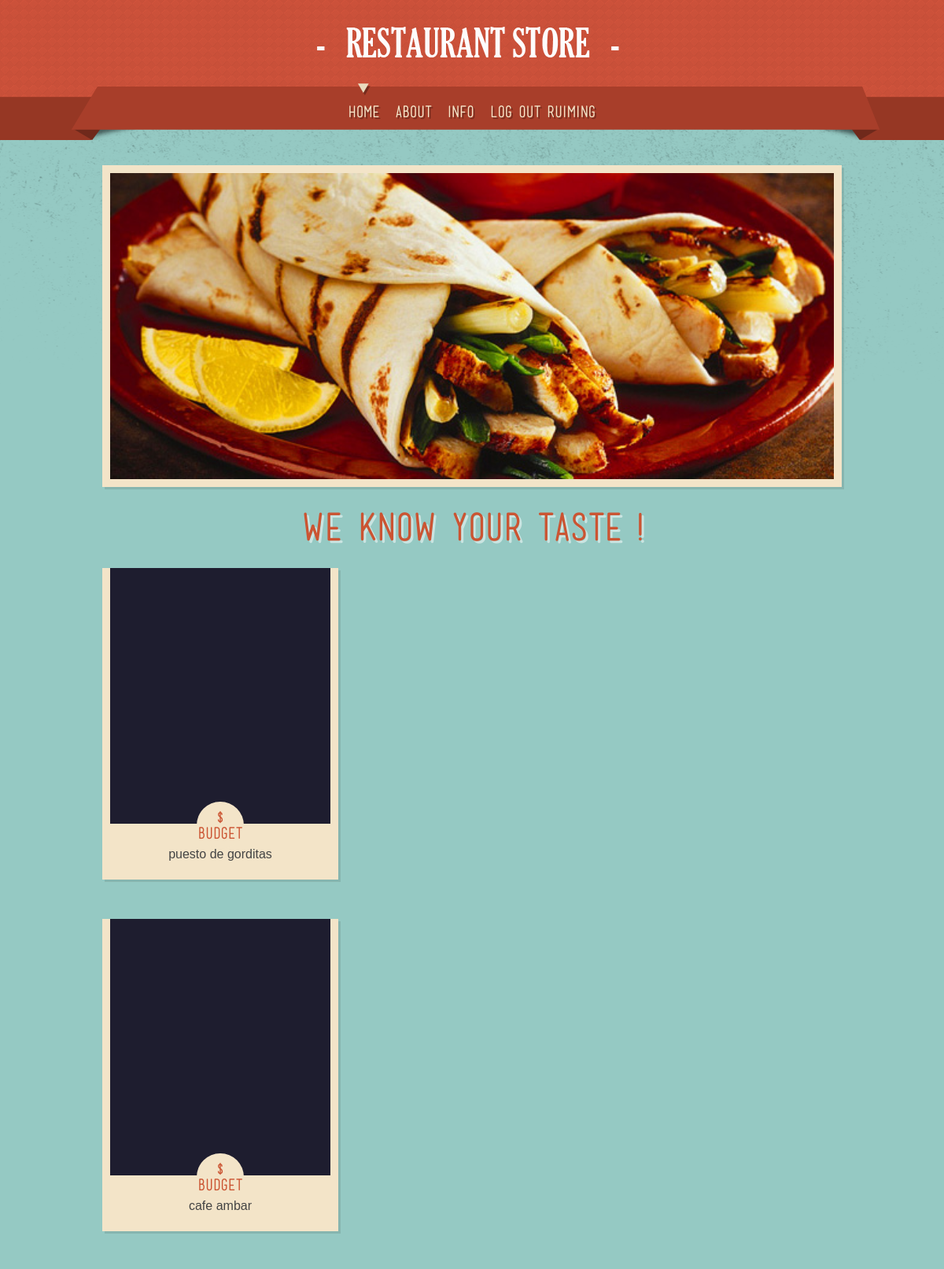
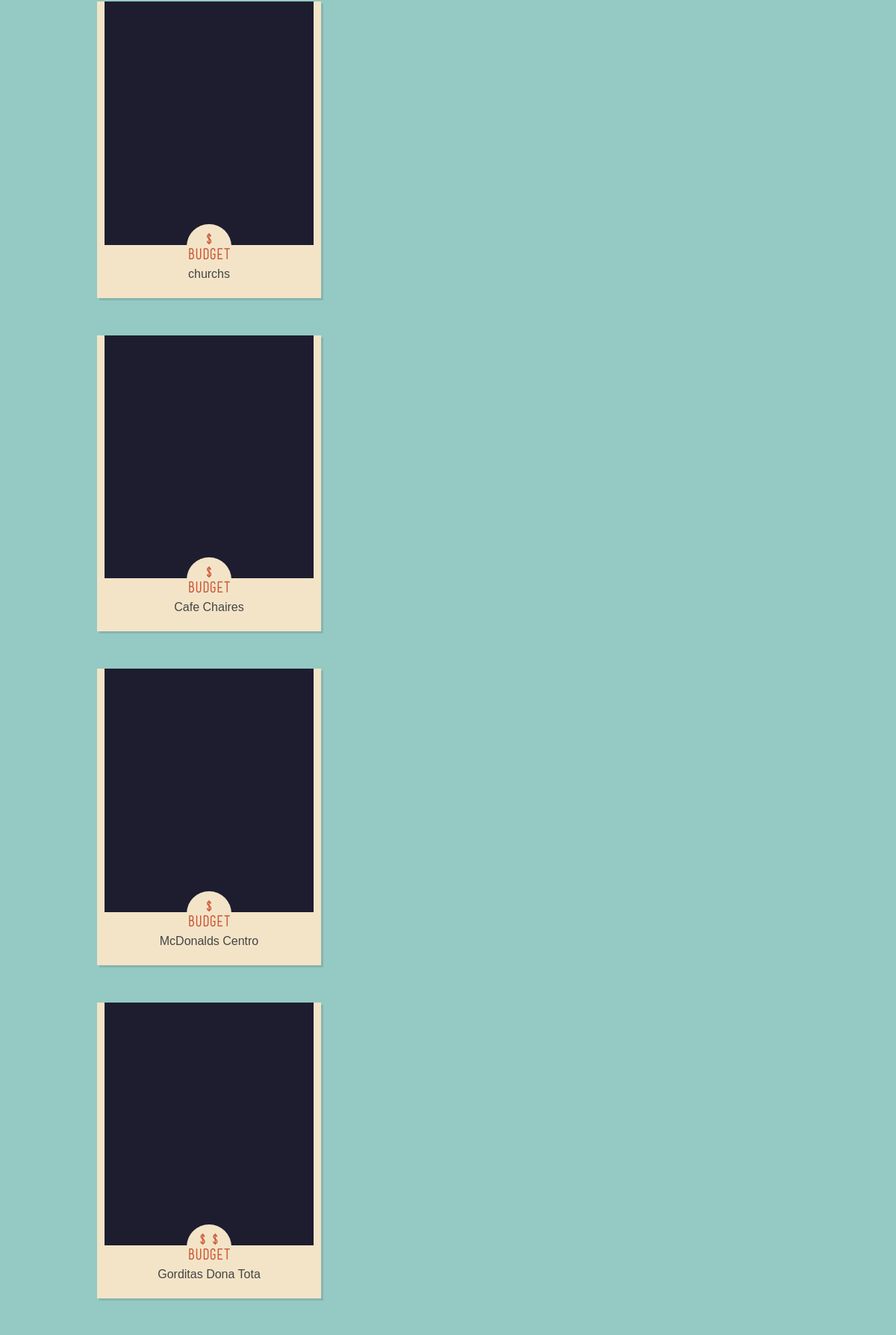
Page /index/ (signed in, upper part) on the committed database (2 pictures, top to bottom).
### food/models.py (models this page shows)
class Geoplace(models.Model):
    placeID = models.IntegerField(verbose_name="place_id")
    latitude = models.FloatField(verbose_name="latitude")
    longitude = models.FloatField(verbose_name="longitude")
    the_geom_meter = models.CharField(max_length=50, verbose_name="geom_meter")
    name = models.CharField(max_length=50, verbose_name="name")
    address = models.CharField(max_length=50, verbose_name="address")
    city = models.CharField(max_length=10, verbose_name="city")
    state = models.CharField(max_length=10, verbose_name="state")
    country = models.CharField(max_length=10, verbose_name="country")
    fax = models.IntegerField(verbose_name="fax")
    zip = models.IntegerField(verbose_name="zip")
    alcohol = models.CharField(max_length=20, verbose_name="alcohol")
    smoking_area = models.CharField(max_length=30, verbose_name="smoking")
    dress_code = models.CharField(max_length=10, verbose_name="dress code")
    accessibility = models.CharField(max_length=30, verbose_name="accessibility")
    price = models.CharField(max_length=10, verbose_name="price")
    url = models.CharField(max_length=100, verbose_name="url")
    Rambience = models.CharField(max_length=10, verbose_name="rambience")
    franchise = models.CharField(max_length=1, verbose_name="franchise")
    area = models.CharField(max_length=10, verbose_name="area")
    other_services = models.CharField(max_length=10, verbose_name="otherservices")

### food/views.py (the view)
# urls.py: url(r'^index/', views.getMainPage),
def getMainPage(request):
    if not request.user.is_authenticated():
        restaurants = Geoplace.objects.all()
        recent = restaurants[0:15]
        for res in recent:
            res.price = getBudgetSymbol(res.price)
    else:
        restaurants = Geoplace.objects.all()
        recent = restaurants[0:15]
        for res in recent:
            res.price = getBudgetSymbol(res.price)
    return render(request, 'index.html', locals())

### food/views.py (called while the page is built)
def getBudgetSymbol(price):
    if price == 'low':
        res = '$'
    elif price == 'medium':
        res = '$$'
    else:
        res = '$$$'
    return res

### templates/index.html (shortened to what this page needs)
<!doctype html>
 <html class="no-js" lang="en">
<head>
    {% load staticfiles %}
	<link rel="stylesheet" media="screen" href={% static "css/superfish.css"%} />
	<link rel="stylesheet" media="all" href={% static "css/nivo-slider.css"%}   />
	<link rel="stylesheet" media="all" href={% static "css/tweet.css"%} />
	<link rel="stylesheet" href={% static "css/style.css"%} >
	<link rel="stylesheet" media="all" href={% static "css/lessframework.css"%} />
    <link rel="stylesheet" href={% static "css/register.css"%}/>
</head>
<body>
	<header>
		<div class="wrapper cf">
			<div id="logo">
				<a href="index.html" ><img alt="" src={% static "img/logo.png"%} /></a>
			</div>
		</div>
		<nav class="cf">
			<div class="wrapper cf">
				<ul id="nav" class="sf-menu">
					<li class="current-menu-item"><a href="/index/">HOME<i><b></b></i></a></li>
					<li><a href="/about/">ABOUT<i><b></b></i></a></li>
                    {% if request.user.is_authenticated %}
                        <li><a href="/info/">INFO<i><b></b></i></a></li>
					    <li><a href="/logout/">LOG OUT {{ request.user.username }}<i><b></b></i></a></li>
                    {% else %}
                        <li><a href="/sign/">SIGN IN NOW!<i><b></b></i></a></li>
                    {% endif %}
				</ul>
			</div>
		</nav>
	</header>
	<div role="main" id="main">
		<div class="wrapper">
		<div class="slider-wrapper theme-default theme-project theme-home">
            <div id="slider" class="nivoSlider">
            </div>
        </div>
		<div class="headline">
			We know your taste !
		</div>
	 	 <ul id="filter-container-feature" class="feature">
             {% for rest in recent %}
                 <li>
			 	    <a href="/rec/?id={{rest.id  }}" class="thumb" ><img alt="" src={% static "img/dummies/430x500a.jpg" %} />
				 	    <div class="date"><span class="d">{{ rest.price }}</span><span class="m">budget</span></div>
                     </a>
			 	    <div class="caption">{{ rest.name }}</div>
		 	    </li>
             {% endfor %}
	 	 </ul>
	  </div>
	</div>
</body>
</html>

### food/static/css/superfish.css (style rules this page uses)
.sf-menu, .sf-menu * { margin: 0; padding: 0; list-style: none; }
.sf-menu li { float: left; position: relative; }
.sf-menu a { display: block; position: relative; }

### food/static/css/nivo-slider.css (style rules this page uses)
.nivoSlider { position: relative; width: 100%; height: auto; overflow: hidden; }
.theme-default { padding: 10px; background: #f3e4c8; margin-bottom: 20px; }
.theme-default.theme-home { margin-bottom: 20px; box-shadow: 3px 3px 0 0 rgba(0, 0, 0, 0.1); }
.theme-default .nivoSlider { position: relative; background: #f3e4c8 url(../img/loading.gif) no-repeat 50% 50%; }

### food/static/css/style.css (style rules this page uses)
.cf:after, .cf:before { content: ""; display: table; }
.cf:after { clear: both; }
.cf { zoom: 1; }
.wrapper { margin: 0 auto; width: 940px; position: relative; }
body { font-family: Helvetica, Arial, sans-serif; font-size: 16px; line-height: 1.5em; background: #95c9c3 url(../img/grunge.png) repeat-x center 150px; }
body a { text-decoration: none; -webkit-transition: all 0.3s ease; -moz-transition: all 0.3s ease; -o-transition: all 0.3s ease; transition: all 0.3s ease; }
header { background: url(../img/header.png); min-height: 150px; }
header #logo img { display: block; margin: 30px auto; }
nav { height: 68px; float: left; width: 100%; margin-top: 0px; position: relative; background: url(../img/ribbon.png) no-repeat top center; }
#nav { clear: left; display: block; float: right; position: relative; right: 50%; text-align: center; }
#nav > li { display: block; float: left; position: relative; left: 50%; font-family: mensch; word-spacing: -0.1em; font-size: 20px; }
#nav > li.current-menu-item i, #nav > li.current_page_item i { display: block; }
#nav > li a { display: block; padding: 20px 10px 0px 10px; color: #f3e4c8; text-shadow: 2px 2px 0 rgba(0, 0, 0, 0.3); }
#nav > li a i { display: none; width: 16px; height: 16px; position: absolute; left: 50%; top: -4px; }
#nav > li a i b { position: absolute; display: block; background: url(../img/current.png) no-repeat 0px 0px; width: 16px; height: 16px; left: -8px; }
#main .wrapper { margin-top: 60px; margin-bottom: 50px; min-height: 500px; color: #444; font-size: 16px; line-height: 1.5em; }
.headline { color: #cb5432; text-align: center; font-family: mensch; font-size: 48px; line-height: 1.3em; word-spacing: -0.1em; text-shadow: 3px 3px 0 rgba(255, 255, 255, 0.5); margin-bottom: 20px; }
.feature { width: 960px; margin-left: -20px; }
.feature li { position: relative; background: #f3e4c8; width: 300px; margin-bottom: 50px; margin-left: 20px; box-shadow: 3px 3px 0 0 rgba(0, 0, 0, 0.1); }
.feature li .thumb { display: block; margin: 10px; width: 280px; }
.feature li .thumb img { max-width: 100%; }
.feature li .caption { padding: 10px 10px 20px 10px; text-align: center; }
.feature li a { color: #cb5432; }
.feature li .thumb { position: relative; }
.feature li .thumb .date { position: absolute; bottom: -25px; left: 110px; display: block; -moz-border-radius: 40px 40px 40px 40px; -webkit-border-radius: 40px 40px 40px 40px; border-radius: 40px 40px 40px 40px; height: 50px; width: 60px; background: #f3e4c8; float: left; font-family: mensch; padding-top: 10px; }
.feature li .thumb .date span { display: block; text-align: center; font-size: 20px; line-height: 20px; }

### food/static/css/lessframework.css (style rules this page uses)
.wrapper { width: 940px; }
#nav { display: block; }

### rows in the picture
Geoplace: price "$", name "puesto de gorditas"
Geoplace: price "$", name "cafe ambar"
Geoplace: price "$", name "churchs"
Geoplace: price "$", name "Cafe Chaires"
Geoplace: price "$", name "McDonalds Centro"
Geoplace: price "$$", name "Gorditas Dona Tota"

### other values in the picture
{{ request.user.username }} "ruiming"
